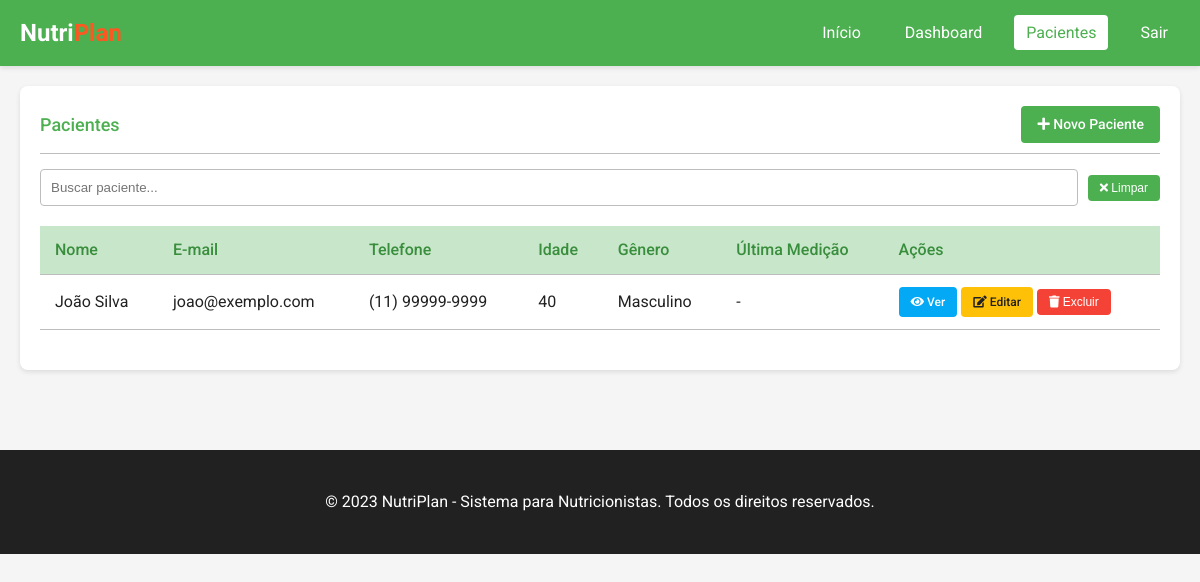
The page /patient/patients (signed in) on the database its author committed.
### models.py (models this page shows, shortened)
class Patient(db.Model):
    id = db.Column(db.Integer, primary_key=True)
    name = db.Column(db.String(100), nullable=False)
    email = db.Column(db.String(120), unique=True, nullable=True)
    phone = db.Column(db.String(20), nullable=True)
    birthday = db.Column(db.Date, nullable=True)
    gender = db.Column(db.String(10), nullable=True)
    created_at = db.Column(db.DateTime, default=datetime.utcnow)
    user_id = db.Column(db.Integer, db.ForeignKey('user.id'), nullable=False)
    measurements = db.relationship('Measurement', backref='patient', lazy=True, cascade="all, delete-orphan")
    meal_plans = db.relationship('MealPlan', backref='patient', lazy=True, cascade="all, delete-orphan")
    consultations = db.relationship('Consultation', backref='patient', lazy=True, cascade="all, delete-orphan")
    @property
    def age(self):
        if self.birthday:
            today = datetime.now().date()
            return today.year - self.birthday.year - ((today.month, today.day) < (self.birthday.month, self.birthday.day))
        return None

### routes.py (the view)
@patient_bp.route('/patients')
@login_required
def patients_list():
    user_id = session.get('user_id')
    patients = Patient.query.filter_by(user_id=user_id).order_by(Patient.name).all()
    return render_template('patients.html', patients=patients)

### utils.py (called while the page is built)
def login_required(f):
    @wraps(f)
    def decorated_function(*args, **kwargs):
        if 'user_id' not in session:
            flash('Por favor, faça login para acessar esta página.', 'warning')
            return redirect(url_for('auth.login'))
        return f(*args, **kwargs)
    return decorated_function

### templates/patients.html (shortened to what this page needs)
<!DOCTYPE html>
<html lang="pt-br">
<head>
    <link rel="stylesheet" href="https://cdnjs.cloudflare.com/ajax/libs/font-awesome/5.15.4/css/all.min.css">
    <link rel="stylesheet" href="{{ url_for('static', filename='css/style.css') }}">
</head>
<body>
    <header class="header">
        <a href="{{ url_for('main.index') }}" class="logo">Nutri<span>Plan</span></a>
        <nav>
            <ul class="nav-menu">
                <li class="nav-item">
                    <a href="{{ url_for('main.index') }}" class="nav-link">Início</a>
                </li>
                <li class="nav-item">
                    <a href="{{ url_for('main.dashboard') }}" class="nav-link">Dashboard</a>
                </li>
                <li class="nav-item">
                    <a href="{{ url_for('patient.patients_list') }}" class="nav-link active">Pacientes</a>
                </li>
                <li class="nav-item">
                    <a href="{{ url_for('auth.logout') }}" class="nav-link">Sair</a>
                </li>
            </ul>
        </nav>
    </header>
    <div class="container">
        <div class="card">
            <div class="card-header">
                <h2 class="card-title">Pacientes</h2>
                <a href="{{ url_for('patient.add_patient') }}" class="btn">
                    <i class="fas fa-plus"></i> Novo Paciente
                </a>
            </div>
            <div class="card-content">
                <div class="search-bar">
                    <input type="text" id="patientSearch" placeholder="Buscar paciente..." onkeyup="searchPatients()">
                    <button class="btn btn-sm" onclick="clearSearch()">
                        <i class="fas fa-times"></i> Limpar
                    </button>
                </div>
                {% if patients %}
                <div class="table-responsive">
                    <table class="table" id="patientsTable">
                        <thead>
                            <tr>
                                <th>Nome</th>
                                <th>E-mail</th>
                                <th>Telefone</th>
                                <th>Idade</th>
                                <th>Gênero</th>
                                <th>Última Medição</th>
                                <th>Ações</th>
                            </tr>
                        </thead>
                        <tbody>
                            {% for patient in patients %}
                            <tr>
                                <td>{{ patient.name }}</td>
                                <td>{{ patient.email or '-' }}</td>
                                <td>{{ patient.phone or '-' }}</td>
                                <td>{{ patient.age or '-' }}</td>
                                <td>{{ patient.gender or '-' }}</td>
                                <td>
                                    {% set last_measurement = patient.measurements|sort(attribute='date', reverse=True)|first %}
                                    {% if last_measurement %}
                                        {{ last_measurement.date.strftime('%d/%m/%Y') }}
                                    {% else %}
                                        -
                                    {% endif %}
                                </td>
                                <td class="patient-actions">
                                    <a href="{{ url_for('patient.patient_detail', patient_id=patient.id) }}" class="btn btn-sm btn-info">
                                        <i class="fas fa-eye"></i> Ver
                                    </a>
                                    <a href="{{ url_for('patient.edit_patient', patient_id=patient.id) }}" class="btn btn-sm btn-warning">
                                        <i class="fas fa-edit"></i> Editar
                                    </a>
                                    <button class="btn btn-sm btn-danger" onclick="confirmPatientDelete({{ patient.id }}, '{{ patient.name }}')">
                                        <i class="fas fa-trash"></i> Excluir
                                    </button>
                                </td>
                            </tr>
                            {% endfor %}
                        </tbody>
                    </table>
                </div>
                {% endif %}
            </div>
        </div>
    </div>
    <footer>
        <div class="container">
            <p>&copy; 2023 NutriPlan - Sistema para Nutricionistas. Todos os direitos reservados.</p>
        </div>
    </footer>
</body>
</html>

### static/css/style.css (style rules this page uses)
:root { --primary-color: #4CAF50; --primary-dark: #388E3C; --primary-light: #C8E6C9; --accent-color: #FF5722; --text-primary: #212121; --text-secondary: #757575; --divider-color: #BDBDBD; --background-color: #F5F5F5; --white: #FFFFFF; --success: #4CAF50; --info: #03A9F4; --warning: #FFC107; --danger: #F44336; }
* { margin: 0; padding: 0; box-sizing: border-box; }
body { font-family: 'Roboto', 'Segoe UI', Arial, sans-serif; font-size: 16px; line-height: 1.5; color: var(--text-primary); background-color: var(--background-color); }
.header { background-color: var(--primary-color); color: var(--white); padding: 15px 20px; display: flex; justify-content: space-between; align-items: center; box-shadow: 0 2px 5px rgba(0, 0, 0, 0.1); }
.logo { font-size: 24px; font-weight: 700; color: var(--white); text-decoration: none; }
.logo span { color: var(--accent-color); }
.nav-menu { display: flex; list-style: none; }
.nav-item { margin-left: 20px; }
.nav-link { color: var(--white); text-decoration: none; padding: 8px 12px; border-radius: 4px; transition: background-color 0.3s; }
.nav-link.active { background-color: var(--white); color: var(--primary-color); }
.container { max-width: 1200px; margin: 0 auto; padding: 20px; }
.card { background-color: var(--white); border-radius: 8px; box-shadow: 0 2px 5px rgba(0, 0, 0, 0.1); padding: 20px; margin-bottom: 20px; }
.card-header { display: flex; justify-content: space-between; align-items: center; margin-bottom: 15px; padding-bottom: 10px; border-bottom: 1px solid var(--divider-color); }
.card-title { font-size: 18px; font-weight: 500; color: var(--primary-color); }
.card-content { margin-bottom: 15px; }
.btn { display: inline-block; padding: 8px 16px; border: none; border-radius: 4px; background-color: var(--primary-color); color: var(--white); text-decoration: none; font-size: 14px; font-weight: 500; cursor: pointer; transition: background-color 0.3s; }
.btn-sm { padding: 6px 12px; font-size: 12px; }
.btn-info { background-color: var(--info); }
.btn-warning { background-color: var(--warning); color: var(--text-primary); }
.btn-danger { background-color: var(--danger); }
.table { width: 100%; border-collapse: collapse; margin-bottom: 20px; }
.table th, .table td { padding: 12px 15px; text-align: left; border-bottom: 1px solid var(--divider-color); }
.table th { background-color: var(--primary-light); color: var(--primary-dark); font-weight: 500; }
footer { background-color: var(--text-primary); color: var(--white); text-align: center; padding: 20px; margin-top: 40px; }

### templates/patients.html (style rules this page uses)
.search-bar { margin-bottom: 20px; display: flex; align-items: center; }
.search-bar input { flex: 1; padding: 10px; border: 1px solid var(--divider-color); border-radius: 4px; }
.search-bar button { margin-left: 10px; }

### rows shown on the page
Patient: name "João Silva", email "joao@exemplo.com", phone "(11) 99999-9999", birthday "40", gender "Masculino"
